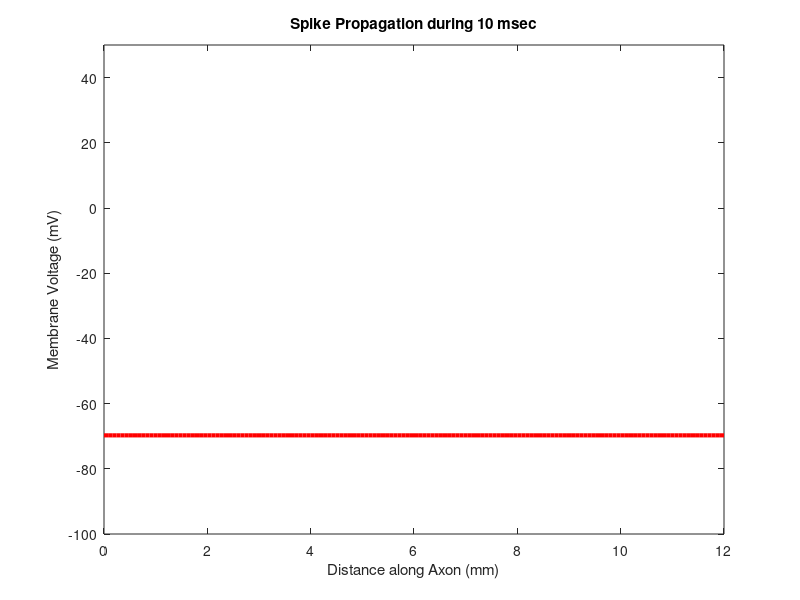

This figure's MATLAB source:
%Spike propagation via diffusion using HRW Hodgkin-Huxley Equationsclear all;whitebg('w');Tau = 0.8;TauR = 1.9;DT = 0.01;  %Time increment as fraction of time constantDX = 0.08; %Delta X spatial incrementX = 0:DX:12;Right = length(X);Final_Time = 10;   %Final time value for calculationLast = Final_Time/DT + 1;  %Last time stepTime = DT*[0:Last-1];  %Time vectorV = -0.704*ones(1, Right);   %Resting potential is -0.704R = 0.088*ones(1, Right);Choice = input('Please choose (1) Stimulate left, (2) Stimulate Center, or (3) Stimulate both ends: ');%**********ENa = 0.55;  %change for problemsDD = 0.25; %Length constant for diffusion%**********%Initial conditionsif Choice == 1 | Choice == 3; V(1) = -0.065; end;  %Excitation at first locationif Choice == 3; V(Right) = -0.065; end;if Choice == 2; V(round(Right/2)) = -0.065; end;figure(1), ZA = plot(X, 100*V, 'r-'); set(ZA, 'LineWidth', 3);axis([0 12 -100 50]);xlabel('Distance along Axon (mm)'); ylabel('Membrane Voltage (mV)');title('Spike Propagation during 10 msec');pause(0.1);Pos = 1; %position index for velocityfor T = 2:Last;	VV = V;	VL = [V(1), V(1:Right - 1)];  %Incorporates zero flux boundary conditions.	VR = [V(2:Right), V(Right)];	V = V + DT/Tau*(-(17.81 + 47.71*VV + 32.63*VV.^2).*(VV - ENa) - 26.0*R.*(VV + 0.92) + (DD^2/DX^2)*(VL + VR - 2*VV));	R = R + DT/TauR*(-R + 1.35*VV + 1.03);	if rem((T - 2), 40) ==0;		ZA = plot(X, 100*V, 'r-'); set(ZA, 'LineWidth', 3); axis([0 12 -100 50]);		xlabel('Distance along Axon (mm)'); ylabel('Membrane Voltage (mV)');		title('Spike Propagation during 10 msec');		pause(0.1);	end;	if (T*DT == 3) | (T*DT == 6); %Calculate positions to determine velocity		[Mx, J(Pos)] = max(V);		Pos = Pos + 1;	end;end;Spike_Velocity = (X(J(2)) - X(J(1)))/3